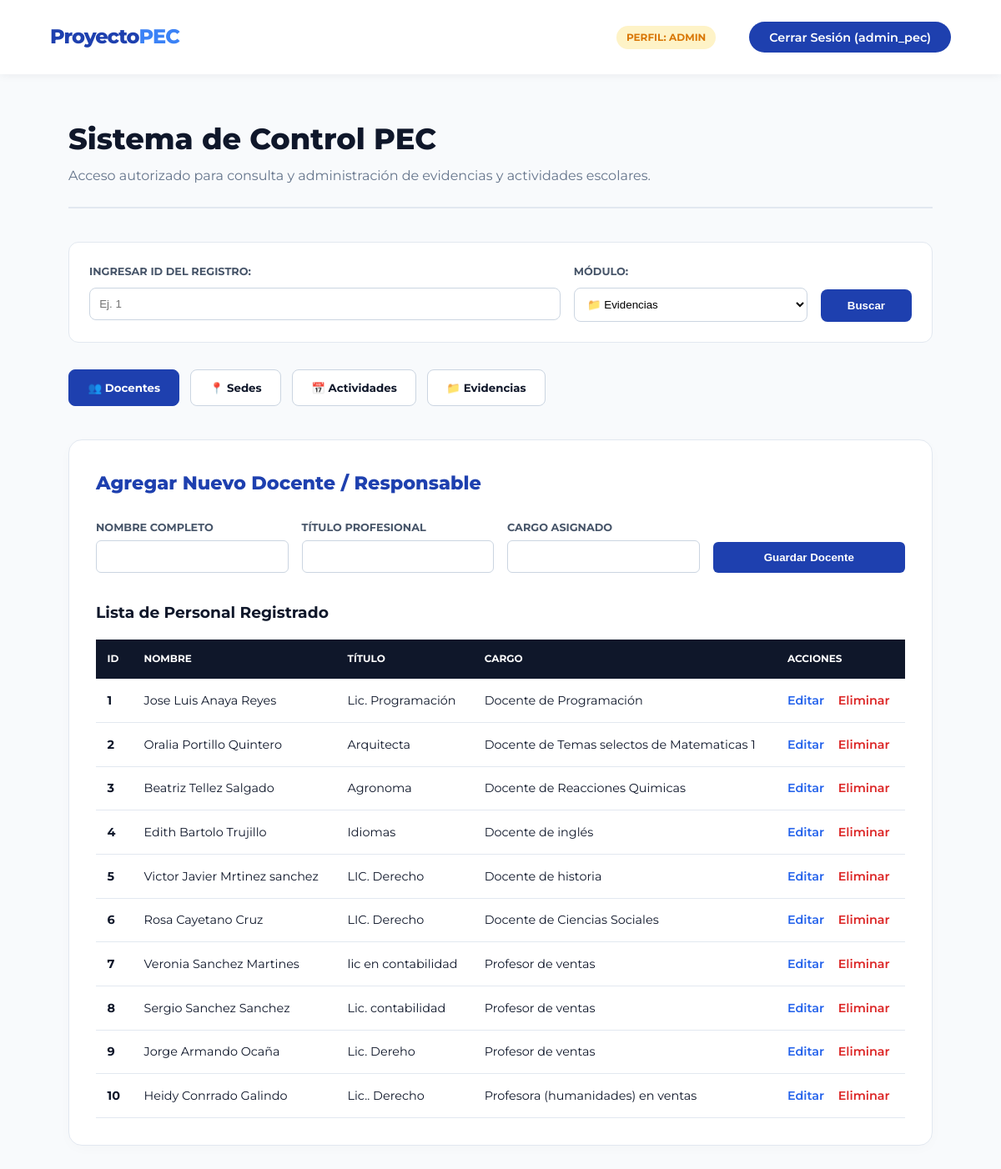
/dashboard (signed in), run on the app's committed database.
### tables this page shows
CREATE TABLE responsable (
        id_responsable INTEGER PRIMARY KEY AUTOINCREMENT,
        nombre_completo TEXT NOT NULL,
        titulo_profesional TEXT,
        cargo TEXT NOT NULL
    );

### app.py (the view, shortened to what this page needs)
@app.route("/dashboard", methods=["GET", "POST"])
def dashboard():
    if 'rol' not in session:
        flash("Por favor, inicia sesión primero.", "warning")
        return redirect(url_for("login"))
    conn = get_db_connection()
    resultado_busqueda = None
    busqueda_id = None
    modulo_busqueda = None
    modo_busqueda = False
    responsables = conn.execute("SELECT * FROM responsable").fetchall()
    sedes = conn.execute("SELECT * FROM sede").fetchall()
    actividades = conn.execute('''
        SELECT a.*, r.nombre_completo AS nombre_responsable, s.nombre_sede
        FROM actividad a
        LEFT JOIN responsable r ON a.id_responsable = r.id_responsable
        LEFT JOIN sede s ON a.id_sede = s.id_sede
    ''').fetchall()
    evidencias = conn.execute('''
        SELECT e.*, a.nombre_actividad
        FROM evidencia e
        LEFT JOIN actividad a ON e.id_actividad = a.id_actividad
    ''').fetchall()
    conn.close()
    return render_template("dashboard.html",
                           responsables=responsables,
                           sedes=sedes,
                           actividades=actividades,
                           evidencias=evidencias,
                           resultado_busqueda=resultado_busqueda,
                           busqueda_id=busqueda_id,
                           modulo_busqueda=modulo_busqueda,
                           modo_busqueda=modo_busqueda)

### app.py (called while the page is built)
def get_db_connection():
    conn = sqlite3.connect(DATABASE)
    conn.row_factory = sqlite3.Row
    return conn

### templates/dashboard.html (shortened to what this page needs)
<!DOCTYPE html>
<html lang="es">
<head>
    <link rel="stylesheet" href="{{ url_for('static', filename='css/estilos.css') }}">
</head>
<body>
    <nav class="menu">
        <div class="logo">Proyecto<span>PEC</span></div>
        <ul>
            <li><span class="badge-rol {% if session['rol']=='admin' %}badge-admin{% elif session['rol']=='docente' %}badge-docente{% else %}badge-alumno{% endif %}">Perfil: {{ session['rol'] }}</span></li>
            <li><a href="/logout" class="boton-nav">Cerrar Sesión ({{ session['usuario'] }})</a></li>
        </ul>
    </nav>
    <main class="dashboard-layout">
        <div class="contenedor">
            <div class="encabezado-panel">
                <div>
                    <h1 style="font-weight: 800; font-size: 2.2rem; color: #0f172a;">Sistema de Control PEC</h1>
                    <p style="color: var(--texto-light);">Acceso autorizado para consulta y administración de evidencias y actividades escolares.</p>
                </div>
            </div>
            <div style="margin-bottom: 2rem; padding: 1.5rem; background: #fff; border-radius: 12px; border: 1px solid #e2e8f0;">
                <form action="/dashboard" method="POST" style="display: flex; gap: 1rem; flex-wrap: wrap;">
                    <div style="flex: 1; min-width: 200px;">
                        <label style="font-weight: 700; font-size: 0.8rem; color:#475569; display:block; margin-bottom: .5rem;">INGRESAR ID DEL REGISTRO:</label>
                        <input type="number" name="buscar_id" placeholder="Ej. 1" value="{{ busqueda_id if busqueda_id else '' }}" required style="width:100%; padding: 0.7rem; border-radius: 8px; border: 1px solid #cbd5e1;">
                    </div>
                    <div style="width: 280px;">
                        <label style="font-weight: 700; font-size: 0.8rem; color:#475569; display:block; margin-bottom: .5rem;">MÓDULO:</label>
                        <select name="modulo_busqueda" required style="width:100%; padding: 0.7rem; border-radius: 8px; border: 1px solid #cbd5e1; background:#fff;">
                            <option value="evidencia" {% if modulo_busqueda == 'evidencia' %}selected{% endif %}>📁 Evidencias</option>
                        </select>
                    </div>
                    <div style="display: flex; align-items: flex-end;">
                        <button type="submit" class="btn-crear" style="padding: 0.75rem 2rem; border-radius: 8px;">Buscar</button>
                    </div>
                </form>
            </div>
            <div style="display: flex; gap: 0.8rem; margin-bottom: 2.5rem; flex-wrap: wrap;">
                {% if session['rol'] == 'admin' %}
                    <button class="btn-tab-modulo" data-target="panel-docentes" style="padding: 0.8rem 1.4rem; font-family:inherit; font-weight: 700; border-radius: 8px; border: 1px solid #cbd5e1; background: #fff; cursor: pointer;">👥 Docentes</button>
                    <button class="btn-tab-modulo" data-target="panel-sedes" style="padding: 0.8rem 1.4rem; font-family:inherit; font-weight: 700; border-radius: 8px; border: 1px solid #cbd5e1; background: #fff; cursor: pointer;">📍 Sedes</button>
                    <button class="btn-tab-modulo" data-target="panel-actividades" style="padding: 0.8rem 1.4rem; font-family:inherit; font-weight: 700; border-radius: 8px; border: 1px solid #cbd5e1; background: #fff; cursor: pointer;">📅 Actividades</button>
                    <button class="btn-tab-modulo" data-target="panel-evidencias" style="padding: 0.8rem 1.4rem; font-family:inherit; font-weight: 700; border-radius: 8px; border: 1px solid #cbd5e1; background: #fff; cursor: pointer;">📁 Evidencias</button>
                {% endif %}
            </div>
            {% if session['rol'] == 'admin' %}
            <div id="panel-docentes" class="seccion-tab-contenido" style="display:none;">
                <div class="caja-modulo">
                    <h2 class="titulo-modulo">Agregar Nuevo Docente / Responsable</h2>
                    <form action="/responsables/crear" method="POST" class="grid-formulario">
                        <div class="campo-panel"><label>Nombre Completo</label><input type="text" name="nombre_completo" required></div>
                        <div class="campo-panel"><label>Título Profesional</label><input type="text" name="titulo_profesional"></div>
                        <div class="campo-panel"><label>Cargo Asignado</label><input type="text" name="cargo" required></div>
                        <button type="submit" class="btn-crear" style="align-self:flex-end; height:fit-content;">Guardar Docente</button>
                    </form>
                    <h3 style="font-weight: 700; margin-top:2rem;">Lista de Personal Registrado</h3>
                    <table class="tabla-pec">
                        <thead><tr><th>ID</th><th>Nombre</th><th>Título</th><th>Cargo</th><th>Acciones</th></tr></thead>
                        <tbody>
                            {% for r in responsables %}
                            <tr>
                                <td><strong>{{ r.id_responsable }}</strong></td>
                                <td>{{ r.nombre_completo }}</td>
                                <td>{{ r.titulo_profesional if r.titulo_profesional else 'N/A' }}</td>
                                <td>{{ r.cargo }}</td>
                                <td>
                                    <a href="/responsables/editar/{{ r.id_responsable }}" class="btn-acc-edit">Editar</a>
                                    <a href="/responsables/eliminar/{{ r.id_responsable }}" class="btn-acc-del" onclick="return confirm('¿Remover docente?')">Eliminar</a>
                                </td>
                            </tr>
                            {% endfor %}
                        </tbody>
                    </table>
                </div>
            </div>
            {% endif %}
        </div>
    </main>
</body>
</html>
</html>

### static/css/estilos.css (style rules this page uses)
:root { --azul-primario: #1e40af; --azul-vibrante: #3b82f6; --azul-fondo: #f8fafc; --blanco: #ffffff; --texto: #0f172a; --texto-light: #64748b; --transicion: all 0.3s cubic-bezier(0.4, 0, 0.2, 1); }
* { margin: 0; padding: 0; box-sizing: border-box; }
html { scroll-behavior: smooth; }
body { font-family: 'Montserrat', sans-serif; color: var(--texto); background-color: var(--blanco); line-height: 1.7; }
.contenedor { max-width: 1100px; margin: 0 auto; padding: 0 2rem; }
.menu { display: flex; justify-content: space-between; align-items: center; padding: 1.5rem 5%; background: var(--blanco); position: sticky; top: 0; z-index: 1000; box-shadow: 0 2px 10px rgba(0,0,0,0.05); }
.logo { font-size: 1.5rem; font-weight: 800; color: var(--azul-primario); letter-spacing: -1px; }
.logo span { color: var(--azul-vibrante); }
.menu ul { list-style: none; display: flex; align-items: center; gap: 2.5rem; }
.menu a { text-decoration: none; color: var(--texto); font-weight: 600; font-size: 0.9rem; transition: var(--transicion); }
.boton-nav { background: var(--azul-primario); color: var(--blanco) !important; padding: 0.6rem 1.5rem; border-radius: 50px; }

### templates/dashboard.html (style rules this page uses)
.dashboard-layout { padding: 3rem 0; background-color: var(--azul-fondo); min-height: 90vh; font-family: 'Montserrat', sans-serif; }
.encabezado-panel { display: flex; justify-content: space-between; align-items: center; margin-bottom: 2.5rem; border-bottom: 2px solid #e2e8f0; padding-bottom: 1.5rem; }
.caja-modulo { background: var(--blanco); border-radius: 16px; padding: 2rem; border: 1px solid #e2e8f0; box-shadow: 0 4px 15px rgba(0,0,0,0.02); margin-bottom: 2.5rem; }
.titulo-modulo { color: var(--azul-primario); font-weight: 800; font-size: 1.4rem; margin-bottom: 1.5rem; display: flex; align-items: center; gap: 0.5rem; }
.tabla-pec { width: 100%; border-collapse: collapse; margin-top: 1rem; font-size: 0.9rem; }
.tabla-pec th { background-color: #0f172a; color: white; text-align: left; padding: 0.85rem; font-weight: 700; text-transform: uppercase; font-size: 0.75rem; }
.tabla-pec td { padding: 0.85rem; border-bottom: 1px solid #e2e8f0; color: var(--texto); }
.grid-formulario { display: grid; grid-template-columns: repeat(auto-fit, minmax(200px, 1fr)); gap: 1rem; margin-bottom: 1.5rem; }
.campo-panel { display: flex; flex-direction: column; gap: 0.3rem; }
.campo-panel label { font-size: 0.8rem; font-weight: 700; color: #475569; text-transform: uppercase; }
.campo-panel input, .campo-panel select { padding: 0.65rem; border-radius: 6px; border: 1px solid #cbd5e1; font-family: inherit; }
.btn-crear { background-color: var(--azul-primario); color: white; border: none; padding: 0.7rem 1.5rem; border-radius: 6px; font-weight: 700; cursor: pointer; }
.btn-acc-edit { color: #2563eb; text-decoration: none; font-weight: 600; margin-right: 0.8rem; }
.btn-acc-del { color: #dc2626; text-decoration: none; font-weight: 600; }
.badge-rol { display: inline-block; padding: 0.25rem 0.75rem; border-radius: 50px; font-size: 0.75rem; font-weight: 700; text-transform: uppercase; }
.badge-admin { background-color: #fef3c7; color: #d97706; }

### data on the page
responsable: id_responsable "1", nombre_completo "Jose Luis Anaya Reyes", titulo_profesional "Lic. Programación", cargo "Docente de Programación"
responsable: id_responsable "2", nombre_completo "Oralia Portillo Quintero", titulo_profesional "Arquitecta", cargo "Docente de Temas selectos de Matematicas 1"
responsable: id_responsable "3", nombre_completo "Beatriz Tellez Salgado", titulo_profesional "Agronoma", cargo "Docente de Reacciones Quimicas"
responsable: id_responsable "4", nombre_completo "Edith Bartolo Trujillo", titulo_profesional "Idiomas", cargo "Docente de inglés"
responsable: id_responsable "5", nombre_completo "Victor Javier Mrtinez sanchez", titulo_profesional "LIC. Derecho", cargo "Docente de historia"
responsable: id_responsable "6", nombre_completo "Rosa Cayetano Cruz", titulo_profesional "LIC. Derecho", cargo "Docente de Ciencias Sociales"
responsable: id_responsable "7", nombre_completo "Veronia Sanchez Martines", titulo_profesional "lic en contabilidad", cargo "Profesor de ventas"
responsable: id_responsable "8", nombre_completo "Sergio Sanchez Sanchez", titulo_profesional "Lic. contabilidad", cargo "Profesor de ventas"
responsable: id_responsable "9", nombre_completo "Jorge Armando Ocaña", titulo_profesional "Lic. Dereho", cargo "Profesor de ventas"
responsable: id_responsable "10", nombre_completo "Heidy Conrrado Galindo", titulo_profesional "Lic.. Derecho", cargo "Profesora (humanidades) en ventas"

### other printed values
{{ session['rol'] }} "ADMIN"
{{ session['usuario'] }} "admin_pec"
